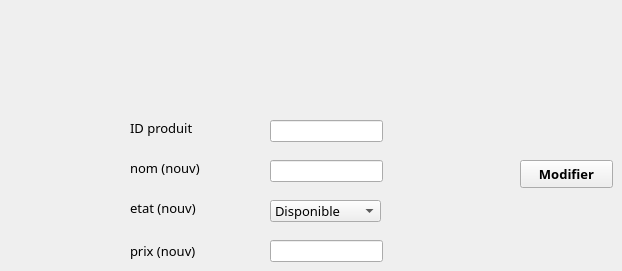
      <widget class="QWidget" name="tab_8">
       <attribute name="title">
        <string>Modifier</string>
       </attribute>
       <widget class="QPushButton" name="pb_modifier">
        <property name="geometry">
         <rect>
          <x>520</x>
          <y>160</y>
          <width>93</width>
          <height>28</height>
         </rect>
        </property>
        <property name="font">
         <font>
          <family>Californian FB</family>
          <pointsize>10</pointsize>
          <weight>75</weight>
          <bold>true</bold>
         </font>
        </property>
        <property name="styleSheet">
         <string notr="true"/>
        </property>
        <property name="text">
         <string>Modifier</string>
        </property>
       </widget>
       <widget class="QLabel" name="label_19">
        <property name="geometry">
         <rect>
          <x>130</x>
          <y>120</y>
          <width>81</width>
          <height>16</height>
         </rect>
        </property>
        <property name="font">
         <font>
          <family>Californian FB</family>
          <pointsize>10</pointsize>
         </font>
        </property>
        <property name="text">
         <string>ID produit</string>
        </property>
       </widget>
       <widget class="QLabel" name="label_20">
        <property name="geometry">
         <rect>
          <x>130</x>
          <y>160</y>
          <width>91</width>
          <height>16</height>
         </rect>
        </property>
        <property name="font">
         <font>
          <family>Californian FB</family>
          <pointsize>10</pointsize>
         </font>
        </property>
        <property name="text">
         <string>nom (nouv)</string>
        </property>
       </widget>
       <widget class="QLabel" name="label_21">
        <property name="geometry">
         <rect>
          <x>130</x>
          <y>200</y>
          <width>91</width>
          <height>16</height>
         </rect>
        </property>
        <property name="font">
         <font>
          <family>Californian FB</family>
          <pointsize>10</pointsize>
         </font>
        </property>
        <property name="text">
         <string>etat (nouv)</string>
        </property>
       </widget>
       <widget class="QLabel" name="label_22">
        <property name="geometry">
         <rect>
          <x>130</x>
          <y>240</y>
          <width>91</width>
          <height>21</height>
         </rect>
        </property>
        <property name="font">
         <font>
          <family>Californian FB</family>
          <pointsize>10</pointsize>
         </font>
        </property>
        <property name="text">
         <string>prix (nouv) </string>
        </property>
       </widget>
       <widget class="QLineEdit" name="le_id_2">
        <property name="geometry">
         <rect>
          <x>270</x>
          <y>120</y>
          <width>113</width>
          <height>22</height>
         </rect>
        </property>
       </widget>
       <widget class="QLineEdit" name="le_nom_2">
        <property name="geometry">
         <rect>
          <x>270</x>
          <y>160</y>
          <width>113</width>
          <height>22</height>
         </rect>
        </property>
       </widget>
       <widget class="QLineEdit" name="le_prix_2">
        <property name="geometry">
         <rect>
          <x>270</x>
          <y>240</y>
          <width>113</width>
          <height>22</height>
         </rect>
        </property>
       </widget>
       <widget class="QComboBox" name="l_etat_2">
        <property name="geometry">
         <rect>
          <x>270</x>
          <y>200</y>
          <width>111</width>
          <height>22</height>
         </rect>
        </property>
        <property name="font">
         <font>
          <family>Californian FB</family>
          <pointsize>10</pointsize>
         </font>
        </property>
        <item>
         <property name="text">
          <string>Disponible</string>
         </property>
        </item>
        <item>
         <property name="text">
          <string>Non disponible</string>
         </property>
        </item>
       </widget>
      </widget>
